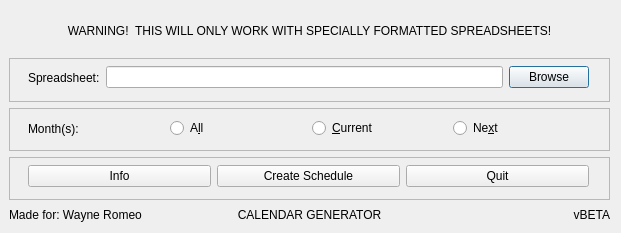
<?xml version="1.0" encoding="UTF-8"?>
<ui version="4.0">
 <class>Sumy</class>
 <widget class="QDialog" name="Sumy">
  <property name="geometry">
   <rect>
    <x>0</x>
    <y>0</y>
    <width>621</width>
    <height>233</height>
   </rect>
  </property>
  <property name="windowTitle">
   <string>Dialog</string>
  </property>
  <widget class="QWidget" name="gridLayoutWidget">
   <property name="geometry">
    <rect>
     <x>9</x>
     <y>9</y>
     <width>601</width>
     <height>191</height>
    </rect>
   </property>
   <layout class="QGridLayout" name="gridLayout">
    <item row="1" column="0" colspan="2">
     <widget class="QFrame" name="frame">
      <property name="frameShape">
       <enum>QFrame::StyledPanel</enum>
      </property>
      <property name="frameShadow">
       <enum>QFrame::Raised</enum>
      </property>
      <widget class="QWidget" name="horizontalLayoutWidget_2">
       <property name="geometry">
        <rect>
         <x>-1</x>
         <y>-1</y>
         <width>601</width>
         <height>41</height>
        </rect>
       </property>
       <layout class="QHBoxLayout" name="horizontalLayout_2">
        <property name="sizeConstraint">
         <enum>QLayout::SetMaximumSize</enum>
        </property>
        <item>
         <spacer name="verticalSpacer_2">
          <property name="orientation">
           <enum>Qt::Vertical</enum>
          </property>
          <property name="sizeHint" stdset="0">
           <size>
            <width>20</width>
            <height>40</height>
           </size>
          </property>
         </spacer>
        </item>
        <item>
         <widget class="QLabel" name="label">
          <property name="text">
           <string>Spreadsheet:</string>
          </property>
         </widget>
        </item>
        <item>
         <widget class="QLineEdit" name="filepath"/>
        </item>
        <item>
         <widget class="QPushButton" name="browse">
          <property name="text">
           <string>Browse</string>
          </property>
         </widget>
        </item>
        <item>
         <spacer name="verticalSpacer_3">
          <property name="orientation">
           <enum>Qt::Vertical</enum>
          </property>
          <property name="sizeHint" stdset="0">
           <size>
            <width>20</width>
            <height>40</height>
           </size>
          </property>
         </spacer>
        </item>
       </layout>
      </widget>
     </widget>
    </item>
    <item row="2" column="0" colspan="2">
     <widget class="QFrame" name="frame_2">
      <property name="frameShape">
       <enum>QFrame::StyledPanel</enum>
      </property>
      <property name="frameShadow">
       <enum>QFrame::Raised</enum>
      </property>
      <widget class="QWidget" name="horizontalLayoutWidget">
       <property name="geometry">
        <rect>
         <x>-1</x>
         <y>0</y>
         <width>601</width>
         <height>41</height>
        </rect>
       </property>
       <layout class="QHBoxLayout" name="horizontalLayout">
        <item>
         <spacer name="verticalSpacer">
          <property name="orientation">
           <enum>Qt::Vertical</enum>
          </property>
          <property name="sizeHint" stdset="0">
           <size>
            <width>20</width>
            <height>40</height>
           </size>
          </property>
         </spacer>
        </item>
        <item>
         <widget class="QLabel" name="label_2">
          <property name="text">
           <string>Month(s):</string>
          </property>
         </widget>
        </item>
        <item>
         <widget class="QRadioButton" name="all">
          <property name="text">
           <string>A&amp;ll</string>
          </property>
         </widget>
        </item>
        <item>
         <widget class="QRadioButton" name="current">
          <property name="text">
           <string>&amp;Current</string>
          </property>
         </widget>
        </item>
        <item>
         <widget class="QRadioButton" name="nextmonth">
          <property name="text">
           <string>Ne&amp;xt</string>
          </property>
         </widget>
        </item>
        <item>
         <spacer name="verticalSpacer_4">
          <property name="orientation">
           <enum>Qt::Vertical</enum>
          </property>
          <property name="sizeHint" stdset="0">
           <size>
            <width>20</width>
            <height>40</height>
           </size>
          </property>
         </spacer>
        </item>
       </layout>
      </widget>
     </widget>
    </item>
    <item row="0" column="0" colspan="2">
     <widget class="QLabel" name="label_6">
      <property name="text">
       <string>WARNING!  THIS WILL ONLY WORK WITH SPECIALLY FORMATTED SPREADSHEETS!</string>
      </property>
      <property name="alignment">
       <set>Qt::AlignCenter</set>
      </property>
     </widget>
    </item>
    <item row="3" column="0" colspan="2">
     <widget class="QFrame" name="frame_3">
      <property name="frameShape">
       <enum>QFrame::StyledPanel</enum>
      </property>
      <property name="frameShadow">
       <enum>QFrame::Raised</enum>
      </property>
      <widget class="QWidget" name="horizontalLayoutWidget_3">
       <property name="geometry">
        <rect>
         <x>-1</x>
         <y>-1</y>
         <width>601</width>
         <height>41</height>
        </rect>
       </property>
       <layout class="QHBoxLayout" name="horizontalLayout_3">
        <item>
         <spacer name="verticalSpacer_7">
          <property name="orientation">
           <enum>Qt::Vertical</enum>
          </property>
          <property name="sizeHint" stdset="0">
           <size>
            <width>20</width>
            <height>40</height>
           </size>
          </property>
         </spacer>
        </item>
        <item>
         <widget class="QPushButton" name="info">
          <property name="text">
           <string>Info</string>
          </property>
         </widget>
        </item>
        <item>
         <widget class="QPushButton" name="submit">
          <property name="text">
           <string>Create Schedule</string>
          </property>
         </widget>
        </item>
        <item>
         <widget class="QPushButton" name="quit">
          <property name="text">
           <string>Quit</string>
          </property>
         </widget>
        </item>
        <item>
         <spacer name="verticalSpacer_8">
          <property name="orientation">
           <enum>Qt::Vertical</enum>
          </property>
          <property name="sizeHint" stdset="0">
           <size>
            <width>20</width>
            <height>40</height>
           </size>
          </property>
         </spacer>
        </item>
       </layout>
      </widget>
     </widget>
    </item>
   </layout>
  </widget>
  <widget class="QWidget" name="horizontalLayoutWidget_4">
   <property name="geometry">
    <rect>
     <x>9</x>
     <y>199</y>
     <width>601</width>
     <height>31</height>
    </rect>
   </property>
   <layout class="QHBoxLayout" name="horizontalLayout_4">
    <item>
     <widget class="QLabel" name="label_5">
      <property name="text">
       <string>Made for: Wayne Romeo</string>
      </property>
     </widget>
    </item>
    <item>
     <widget class="QLabel" name="label_3">
      <property name="text">
       <string>CALENDAR GENERATOR</string>
      </property>
      <property name="alignment">
       <set>Qt::AlignCenter</set>
      </property>
     </widget>
    </item>
    <item>
     <widget class="QLabel" name="label_4">
      <property name="text">
       <string>vBETA</string>
      </property>
      <property name="alignment">
       <set>Qt::AlignRight|Qt::AlignTrailing|Qt::AlignVCenter</set>
      </property>
     </widget>
    </item>
   </layout>
  </widget>
 </widget>
 <tabstops>
  <tabstop>filepath</tabstop>
  <tabstop>browse</tabstop>
 </tabstops>
 <resources/>
 <connections/>
</ui>
